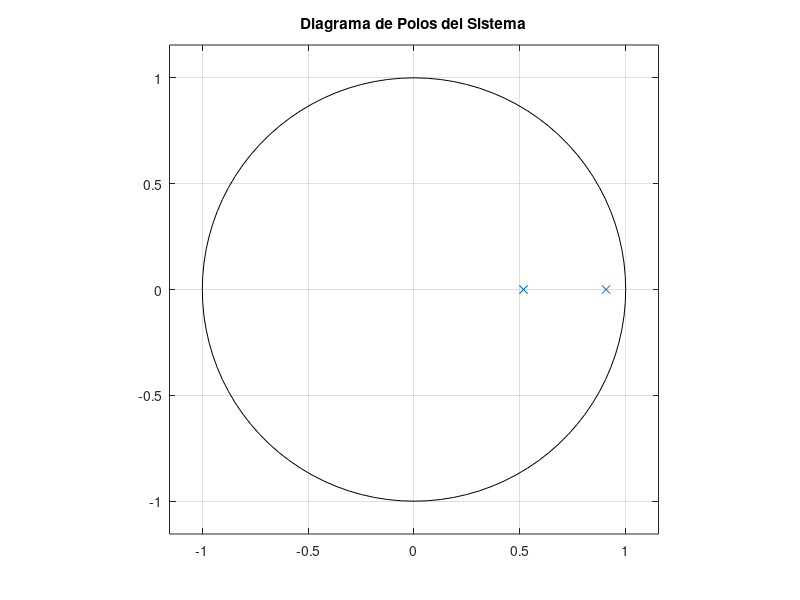
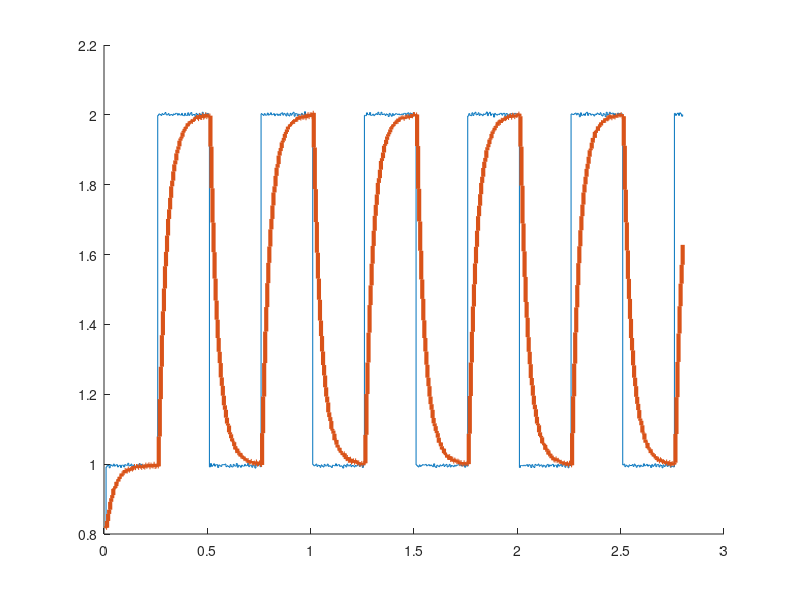
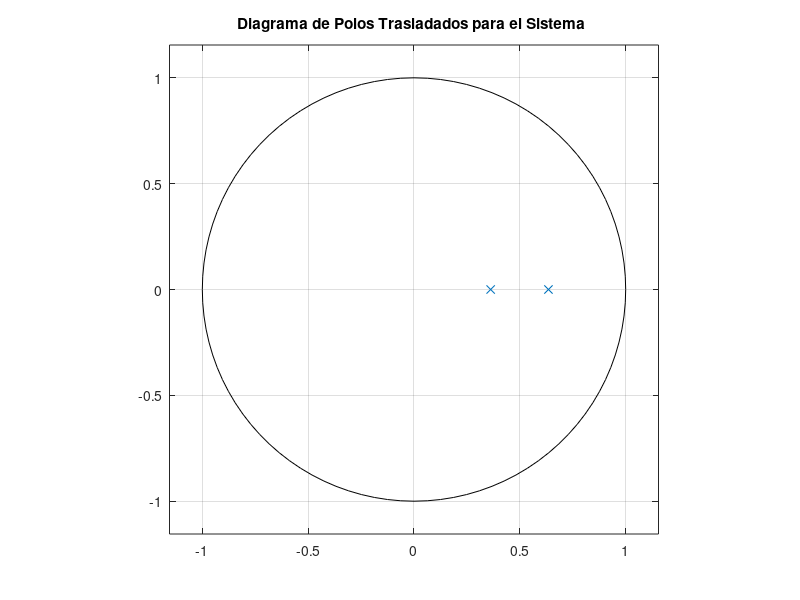
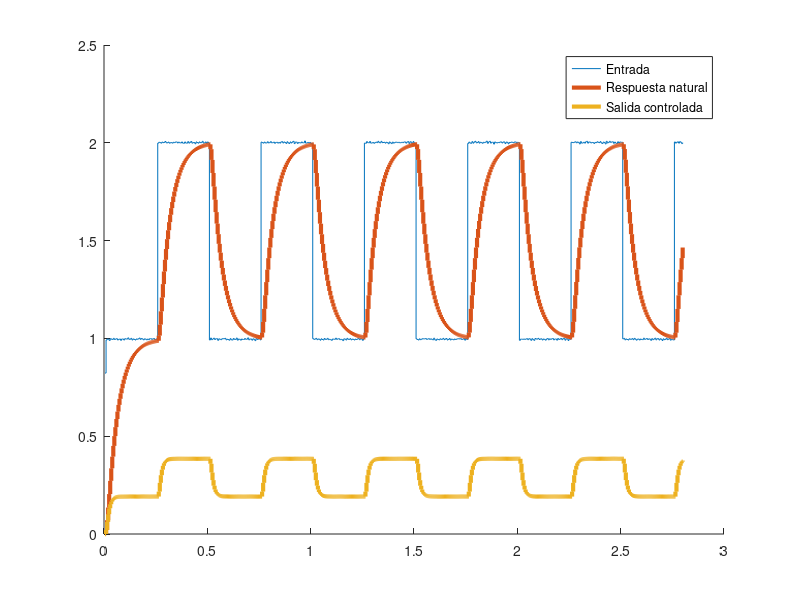

Write MATLAB code to recreate these figures, in order.
%% Control Digital en Sistemas Embebidos - MSE - PRACTICA 4

pkg load signal
pkg load control

clc;
clear all;
close all;


R1 = 10*1e3;
C1 = 1*1e-6;
R2 = 39*1e3;
C2 = 1*1e-6;

##PLANTA RC RC
fs = 200; % frecuencia de muestreo
h = 1/fs;

num = [ 1 ];
den = [(R1*C1*R2*C2) (R1*C1+R1*C2+R2*C2) 1];


Hs= tf(num, den)

Hz = c2d(Hs, h, 'zoh')
disp(Hz);

[numz, denz] = tfdata(Hz, 'v');
[Phi, Gamma, C, D] = tf2ss(numz, denz);



% Polos del sistema
poles_sys = pole(Hz)
msg = sprintf('Los polos del sistema son %f, %f',poles_sys(1),poles_sys(2));
disp(msg);

figure(1);
zplane([], poles_sys);  % Grafica los polos (y ceros si los hubiera)
title('Diagrama de Polos del Sistema');

## Carga de valores obtenidos con ADC


data_csv = csvread('TPFrcrcDatos_001.csv');

r= data_csv(:,1);
y= data_csv(:,2);
r = r * 3.3 / 4095;
y = y * 3.3 / 4095; ## Valores de salida sin control

t = 1:1:length(r);
t = t / fs;

figure(2);
hold on;
stairs(t, r)
stairs(t, y, "LineWidth", 3)


% En primer lugar se aplica un movimiento de los polos sin aplicar la ganancia

poles = poles_sys* (1-0.30) % 30% mas rapido

figure(3);
zplane([], poles);  % Grafica los polos (y ceros si los hubiera)
title('Diagrama de Polos Trasladados para el Sistema ');


K = place(Phi, Gamma, poles)

Phi_LC = Phi - Gamma * K


y_open = filter(numz, denz, r);
[numz_pole_placement_1, denz_pole_placement_1] = ss2tf(Phi_LC, Gamma, C, D);
y_pole_placement = filter(numz_pole_placement_1, denz_pole_placement_1, r);

figure(4);
hold on;
stairs(t, r)
stairs(t, y_open, "LineWidth", 3)
stairs(t, y_pole_placement, "LineWidth", 3)
legend("Entrada", "Respuesta natural", "Salida controlada")


% Obteneniendo K0


K = place(Phi, Gamma, poles)

Phi_LC = Phi - Gamma * K

K0 = (C * (eye(2) - Phi_LC)^(-1) * Gamma)^(-1)

Gamma_LC = Gamma * K0

y_open = filter(numz, denz, r);
[numz_pole_placement, denz_pole_placement] = ss2tf(Phi_LC, Gamma_LC, C, D);
y_pole_placement = filter(numz_pole_placement, denz_pole_placement, r);

figure(6);
hold on;
stairs(t, r)
stairs(t, y_open, "LineWidth", 3)
stairs(t, y_pole_placement, "LineWidth", 3)
legend("Entrada", "Respuesta natural", "Salida controlada")


function [data] = pole_placement_controller(data)
  data.output = data.K0 * data.R - data.K * data.X;
end

function [y] = filter_pole_placement(b, a, r, data)
  y_inicial = length(a) - 1;
  y = zeros(y_inicial + length(r), 1);
  r = [ zeros(y_inicial, 1); r ];
  u = [ zeros(y_inicial, 1); r ];

  for k = y_inicial + 1 : 1 : length(r)
    data.X = y(k-1);
    data.R = r(k);
    data = pole_placement_controller(data);
    u(k) = data.output;

    for m = 1 : 1 : length(b)
      y(k) = y(k) + b(m) * u(k-m+1);
    end

    for n = 2 : 1 : length(a)
      y(k) = y(k) - a(n) * y(k-n+1);
    end

    y(k) = y(k) / a(1);
  end

  y = y(y_inicial+1:end);
end




